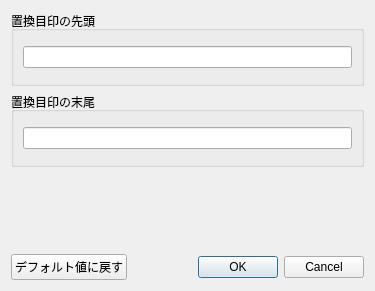
<?xml version="1.0" encoding="UTF-8"?>
<ui version="4.0">
 <class>SettingDialogUi</class>
 <widget class="QWidget" name="SettingDialogUi">
  <property name="geometry">
   <rect>
    <x>0</x>
    <y>0</y>
    <width>375</width>
    <height>291</height>
   </rect>
  </property>
  <property name="windowTitle">
   <string>setting</string>
  </property>
  <layout class="QVBoxLayout" name="verticalLayout">
   <item>
    <widget class="QGroupBox" name="groupBox">
     <property name="title">
      <string>置換目印の先頭</string>
     </property>
     <layout class="QHBoxLayout" name="horizontalLayout">
      <item>
       <widget class="QLineEdit" name="replace_sign_head"/>
      </item>
     </layout>
    </widget>
   </item>
   <item>
    <widget class="QGroupBox" name="groupBox_2">
     <property name="title">
      <string>置換目印の末尾</string>
     </property>
     <layout class="QHBoxLayout" name="horizontalLayout_2">
      <item>
       <widget class="QLineEdit" name="replace_sign_end"/>
      </item>
     </layout>
    </widget>
   </item>
   <item>
    <widget class="BrowseTextboxSettingDialog" name="wizard_dir_line_edit" native="true"/>
   </item>
   <item>
    <layout class="QHBoxLayout" name="horizontalLayout_3">
     <item>
      <widget class="QPushButton" name="default_button">
       <property name="text">
        <string>デフォルト値に戻す</string>
       </property>
      </widget>
     </item>
     <item>
      <widget class="QDialogButtonBox" name="buttonBox">
       <property name="standardButtons">
        <set>QDialogButtonBox::Cancel|QDialogButtonBox::Ok</set>
       </property>
      </widget>
     </item>
    </layout>
   </item>
  </layout>
 </widget>
 <customwidgets>
  <customwidget>
   <class>BrowseTextboxSettingDialog</class>
   <extends>QWidget</extends>
   <header location="global">browse_textbox_setting_dialog.hpp</header>
   <container>1</container>
  </customwidget>
 </customwidgets>
 <resources/>
 <connections/>
</ui>
